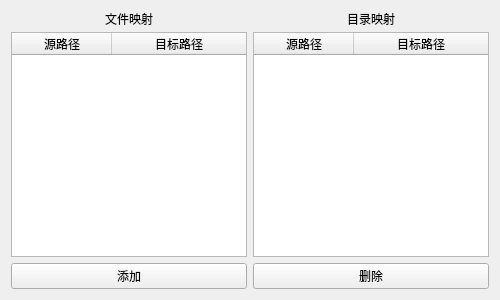
<?xml version="1.0" encoding="UTF-8"?>
<ui version="4.0">
 <class>link</class>
 <widget class="QWidget" name="link">
  <property name="geometry">
   <rect>
    <x>0</x>
    <y>0</y>
    <width>500</width>
    <height>300</height>
   </rect>
  </property>
  <property name="windowTitle">
   <string>Form</string>
  </property>
  <layout class="QGridLayout" name="gridLayout">
   <item row="0" column="0">
    <widget class="QLabel" name="label_file">
     <property name="maximumSize">
      <size>
       <width>16777215</width>
       <height>15</height>
      </size>
     </property>
     <property name="text">
      <string>文件映射</string>
     </property>
     <property name="alignment">
      <set>Qt::AlignCenter</set>
     </property>
    </widget>
   </item>
   <item row="0" column="1">
    <widget class="QLabel" name="label_dir">
     <property name="maximumSize">
      <size>
       <width>16777215</width>
       <height>15</height>
      </size>
     </property>
     <property name="text">
      <string>目录映射</string>
     </property>
     <property name="alignment">
      <set>Qt::AlignCenter</set>
     </property>
    </widget>
   </item>
   <item row="1" column="0">
    <widget class="QTableWidget" name="column_file">
     <property name="sortingEnabled">
      <bool>true</bool>
     </property>
     <attribute name="horizontalHeaderShowSortIndicator" stdset="0">
      <bool>true</bool>
     </attribute>
     <attribute name="horizontalHeaderStretchLastSection">
      <bool>true</bool>
     </attribute>
     <column>
      <property name="text">
       <string>源路径</string>
      </property>
     </column>
     <column>
      <property name="text">
       <string>目标路径</string>
      </property>
     </column>
    </widget>
   </item>
   <item row="1" column="1">
    <widget class="QTableWidget" name="column_dir">
     <property name="sortingEnabled">
      <bool>true</bool>
     </property>
     <attribute name="horizontalHeaderShowSortIndicator" stdset="0">
      <bool>true</bool>
     </attribute>
     <attribute name="horizontalHeaderStretchLastSection">
      <bool>true</bool>
     </attribute>
     <column>
      <property name="text">
       <string>源路径</string>
      </property>
     </column>
     <column>
      <property name="text">
       <string>目标路径</string>
      </property>
     </column>
    </widget>
   </item>
   <item row="2" column="0">
    <widget class="QPushButton" name="btn_add">
     <property name="text">
      <string>添加</string>
     </property>
    </widget>
   </item>
   <item row="2" column="1">
    <widget class="QPushButton" name="btn_del">
     <property name="text">
      <string>删除</string>
     </property>
    </widget>
   </item>
  </layout>
 </widget>
 <resources/>
 <connections/>
</ui>
